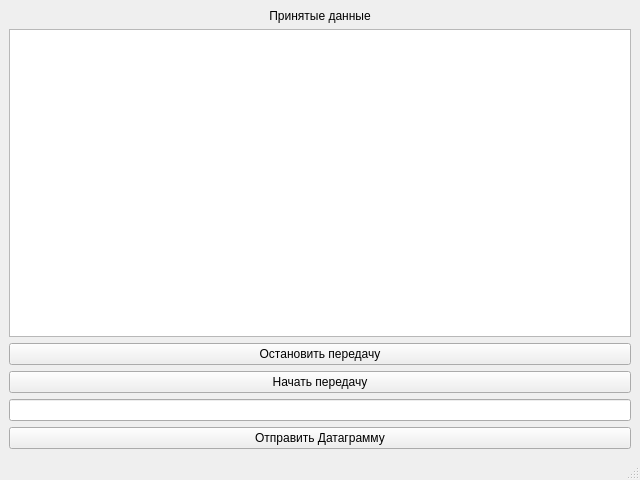
<?xml version="1.0" encoding="UTF-8"?>
<ui version="4.0">
 <class>MainWindow</class>
 <widget class="QMainWindow" name="MainWindow">
  <property name="geometry">
   <rect>
    <x>0</x>
    <y>0</y>
    <width>640</width>
    <height>480</height>
   </rect>
  </property>
  <property name="windowTitle">
   <string>MainWindow</string>
  </property>
  <widget class="QWidget" name="centralwidget">
   <layout class="QVBoxLayout" name="verticalLayout">
    <item>
     <widget class="QLabel" name="lb_receiveData">
      <property name="text">
       <string>Принятые данные</string>
      </property>
      <property name="alignment">
       <set>Qt::AlignCenter</set>
      </property>
     </widget>
    </item>
    <item>
     <widget class="QTextEdit" name="te_result"/>
    </item>
    <item>
     <widget class="QPushButton" name="pb_stop">
      <property name="text">
       <string>Остановить передачу</string>
      </property>
     </widget>
    </item>
    <item>
     <widget class="QPushButton" name="pb_start">
      <property name="text">
       <string>Начать передачу</string>
      </property>
     </widget>
    </item>
    <item>
     <widget class="QLineEdit" name="le_textData"/>
    </item>
    <item>
     <widget class="QPushButton" name="pb_sendData">
      <property name="text">
       <string>Отправить Датаграмму</string>
      </property>
     </widget>
    </item>
   </layout>
  </widget>
  <widget class="QMenuBar" name="menubar">
   <property name="geometry">
    <rect>
     <x>0</x>
     <y>0</y>
     <width>640</width>
     <height>21</height>
    </rect>
   </property>
  </widget>
  <widget class="QStatusBar" name="statusbar"/>
 </widget>
 <resources/>
 <connections/>
</ui>
